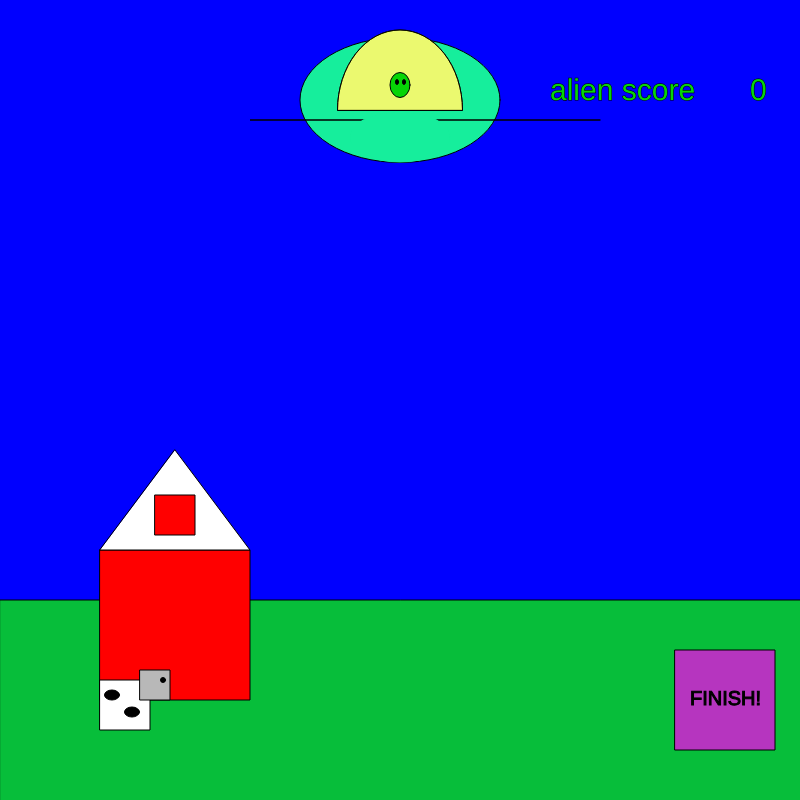
Frame 1 (no input)
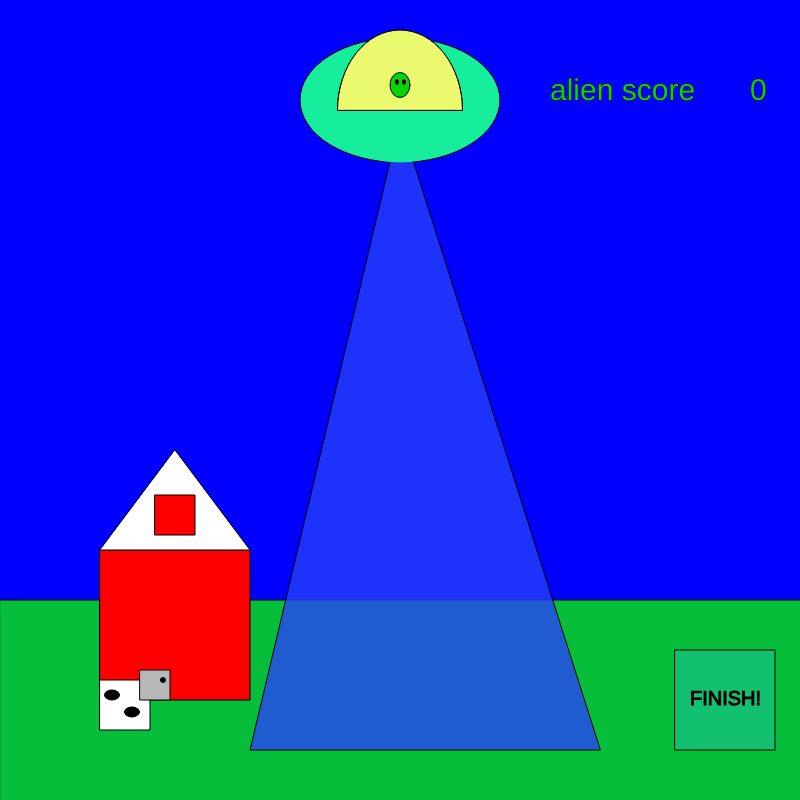
Frame 60 (no input)
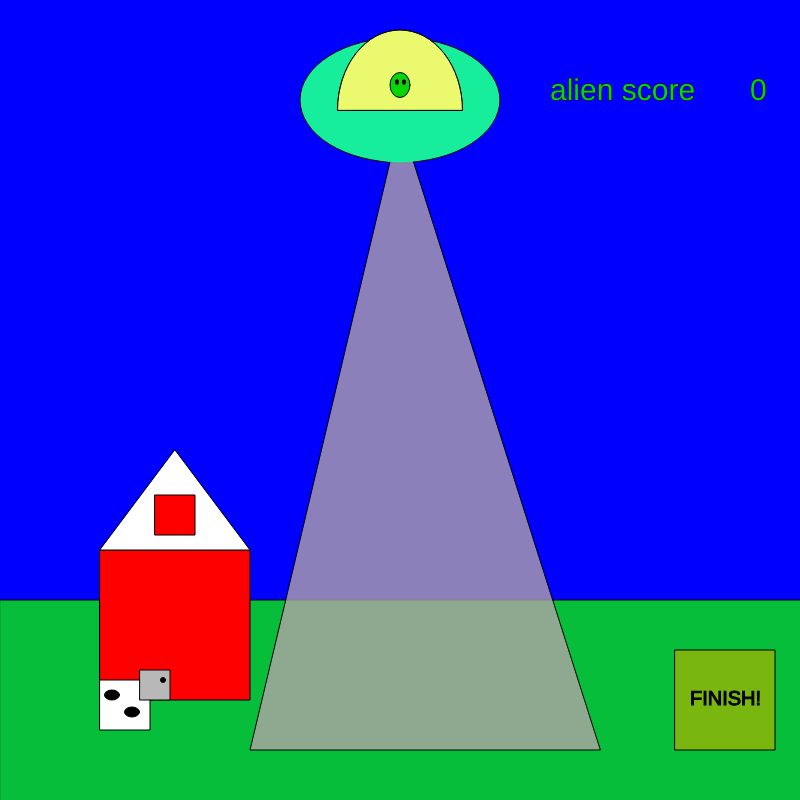
Frame 120 (the mouse pressed at the canvas centre since frame 60)

The p5.js sketch that drew these frames (run headless with seeded random() and noise() and a simulated clock; from frame 60 on, the mouse is pressed at the canvas centre):

// p5.js sketch
// ── sketch.js
var beem=120
var cowX=100
var cowY=680
var beemon=150
var alienX=400
var alienY=110
var finishX=675
var finishY=650
var alienscore=0
var cowscore=0
function setup() {
  createCanvas(800, 800);
}

function draw() {
  stroke('black')
  background(0,0,255);
  
  fill('#16EE9C')
  ellipse(400,100,200,125)
  
  fill('#07BE3A')
  rect(0,600,1000,)
  
  fill('red')
  rect(100,550,150)
  
  fill("white")
  triangle(100,550,250,550,175,450)
  
  fill('red')
  rect(155,495,40)
  
  fill('white')
  arc(400,110,125,160,PI, 0  , CHORD)
  
  fill('rgba(223,245,27,0.63)')
  arc(400,110,125,160,PI, 0  , CHORD)
  
   fill(random(255),random(255),random(255))
  rect(finishX,finishY,100,100)
  fill('black')
  textSize(20)
  text('FINISH!',finishX+15,finishY+55)
  
  fill('white')
  rect(cowX,cowY,50)
  
  fill('black')
  ellipse(cowX+12,cowY+15,15,10)
  ellipse(cowX+32,cowY+32,15,10)
  fill('rgb(184,184,184)')
  rect(cowX+40,cowY-10,30,30)
  fill('black')
  ellipse(cowX+63,cowY,5,5)
  
  fill('rgb(7,213,7)')
  ellipse(alienX,alienY-25,20,25)
  fill('black')
  ellipse(alienX-3,alienY-28,3,5)
  ellipse(alienX- -4,alienY-28,3,5)
  
  textSize(30)
  fill('rgb(7,213,7)')
  text('alien score',550,100)
  text(alienscore,750,100)
  
  
  
  
  beemon=beemon-1
  
  if(beemon>0){
    fill(random(255),random(255),random(255),200)
    triangle(400,120,250,beem,600,beem)
    
    if(cowX > 250 && cowX < 600){
      alienscore=alienscore+1
    }
  }

  beem=beem+20
  if(beem>750 ){
    beem=750
  }
  
  fill('#16EE9C')
  stroke('#16EE9C')
  ellipse(400,137,100,50)
  
  
  if(cowX>finishY && cowX==finishY){
     
     }
  
  
}

function keyPressed(l){
  if(key=='a'){
    cowX=cowX-20 }
  if(key=='d'){
     cowX=cowX+20 }

  if(key=='l' && beemon<-200){
    beemon=150
    beem=120 }
}
